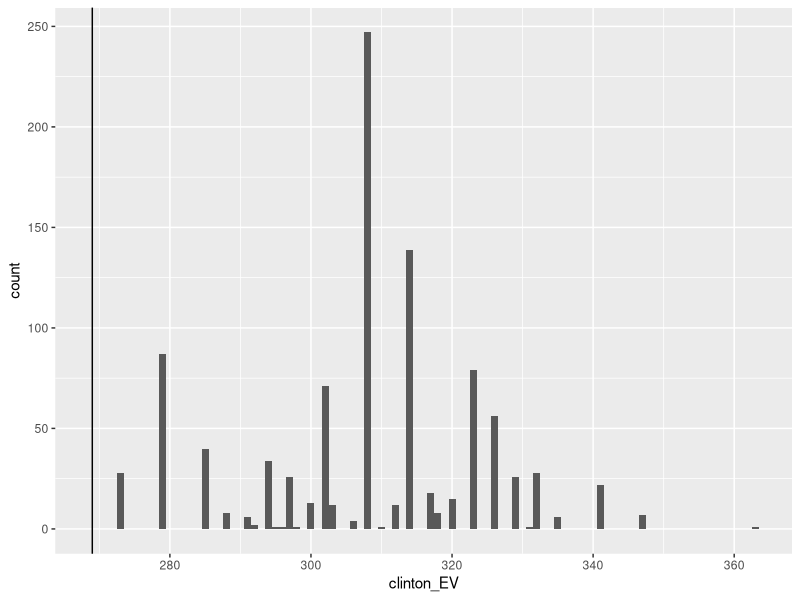

Recreate this plot in R.
# top 5 states ranked by electoral votes
library(tidyverse)
library(dslabs)
data("polls_us_election_2016")
head(results_us_election_2016)
results_us_election_2016 %>% 
  arrange(desc(electoral_votes)) %>%
  top_n(5, electoral_votes)

# computing the average and standard deviation for each state
results <- polls_us_election_2016 %>%
  filter(state != "U.S." &
           !grepl("CD", "state") &
           enddate >= "2016-10-31" &
           (grade %in% c("A+", "A", "A-", "B+") | is.na(grade))) %>%
  mutate(spread = rawpoll_clinton/100 - rawpoll_trump/100) %>%
  group_by(state) %>%
  summarize(avg = mean(spread), sd = sd(spread), n = n()) %>%
  mutate(state = as.character(state))

# 10 closest races = battleground states
results %>% arrange(abs(avg))

# joining electoral college votes and results
results <- left_join(results, results_us_election_2016, by = "state")

# states with no polls: note Rhode Island and District of Columbia = Democrat
results_us_election_2016 %>% filter(!state %in% results$state)

# assigns sd to states with just one poll as median of other sd values
results <- results %>%
  mutate(sd = ifelse(is.na(sd), median(results$sd, na.rm = TRUE), sd))

# calculating the posterior mean and posterior standard error
mu <- 0
tau <- 0.02
results %>% mutate(sigma = sd/sqrt(n),
                   B = sigma^2 / (sigma^2 + tau^2),
                   posterior_mean = B*mu + (1-B)*avg,
                   posterior_se = sqrt(1/(1/sigma^2 + 1/tau^2))) %>%
  arrange(abs(posterior_mean))

# Monte Carlo simulation of Election Night results (no general bias)
mu <- 0
tau <- 0.02
clinton_EV <- replicate(1000, {
  results %>% mutate(sigma = sd/sqrt(n),
                     B = sigma^2/ (sigma^2 + tau^2),
                     posterior_mean = B*mu + (1-B)*avg,
                     posterior_se = sqrt( 1 / (1/sigma^2 + 1/tau^2)),
                     simulated_result = rnorm(length(posterior_mean), posterior_mean, posterior_se),
                     clinton = ifelse(simulated_result > 0, electoral_votes, 0)) %>%    # award votes if Clinton wins state
    summarize(clinton = sum(clinton)) %>%    # total votes for Clinton
    .$clinton + 7    # 7 votes for Rhode Island and DC
})
mean(clinton_EV > 269)

# histogram of outcomes
data.frame(clinton_EV) %>%
  ggplot(aes(clinton_EV)) +
  geom_histogram(binwidth = 1) +
  geom_vline(xintercept = 269)

# Monte Carlo simulation including general bias
mu <- 0
tau <- 0.02
bias_sd <- 0.03
clinton_EV_2 <- replicate(1000, {
  results %>% mutate(sigma = sqrt(sd^2/(n) + bias_sd^2),
                     B = sigma^2/ (sigma^2 + tau^2), 
                     posterior_mean = B*mu + (1-B)*avg,
                     posterior_se = sqrt(1/(1/sigma^2 + 1/tau^2)),
                     simulated_result = rnorm(length(posterior_mean), posterior_mean, posterior_se),
                     clinton = ifelse(simulated_result > 0, electoral_votes, 0)) %>%
    summarize(clinton = sum(clinton)) %>%
    .$clinton + 7
})
mean(clinton_EV_2 > 269)
